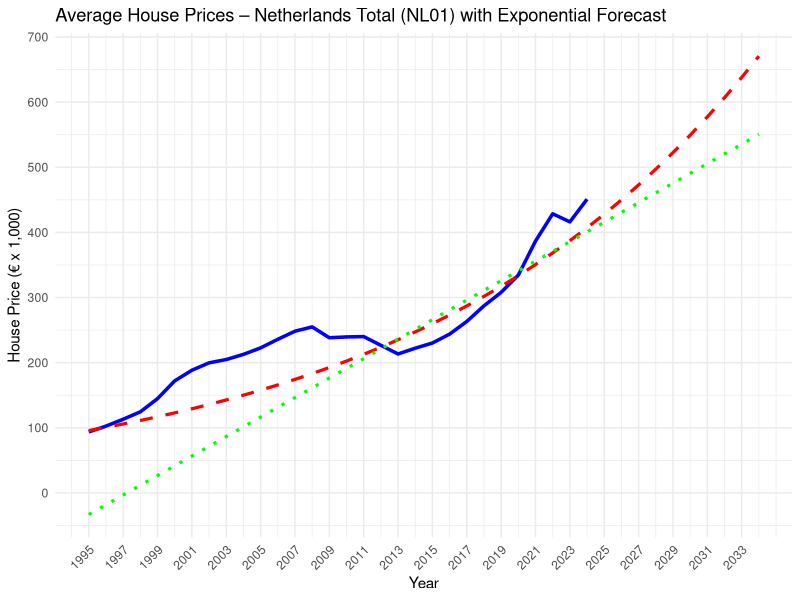
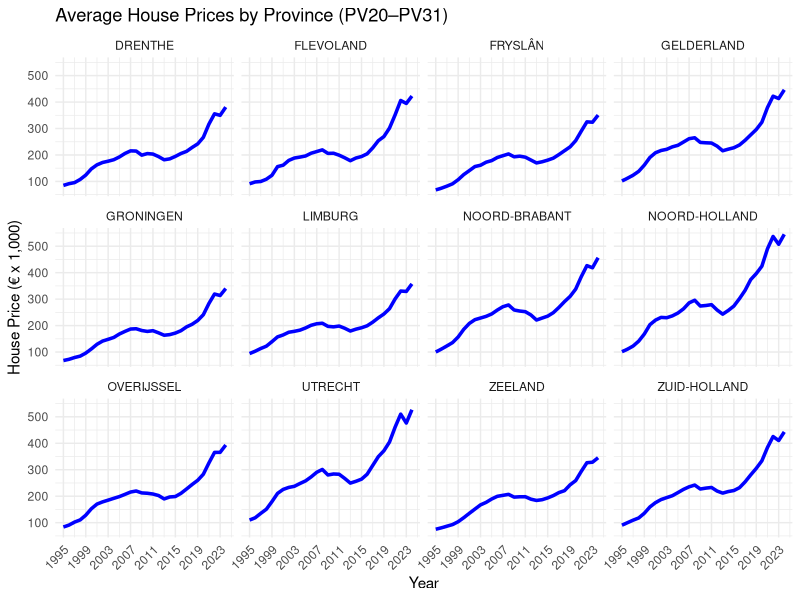
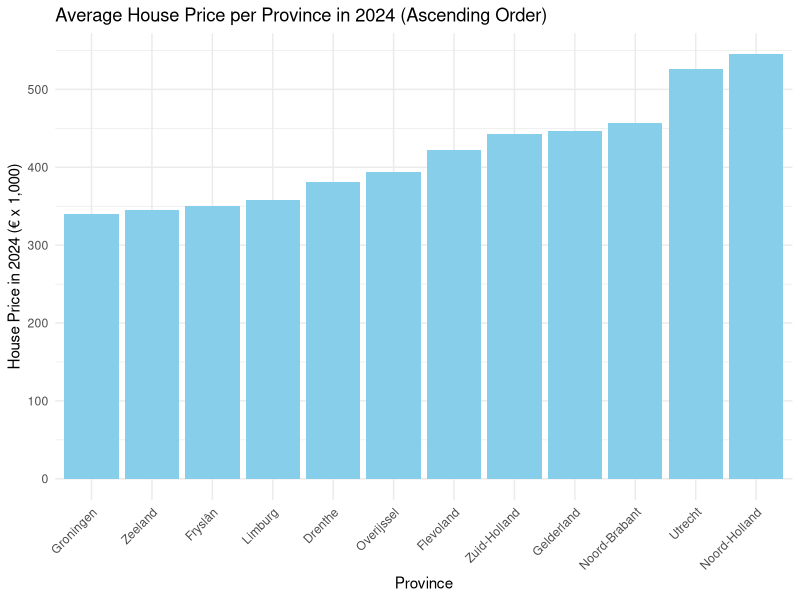
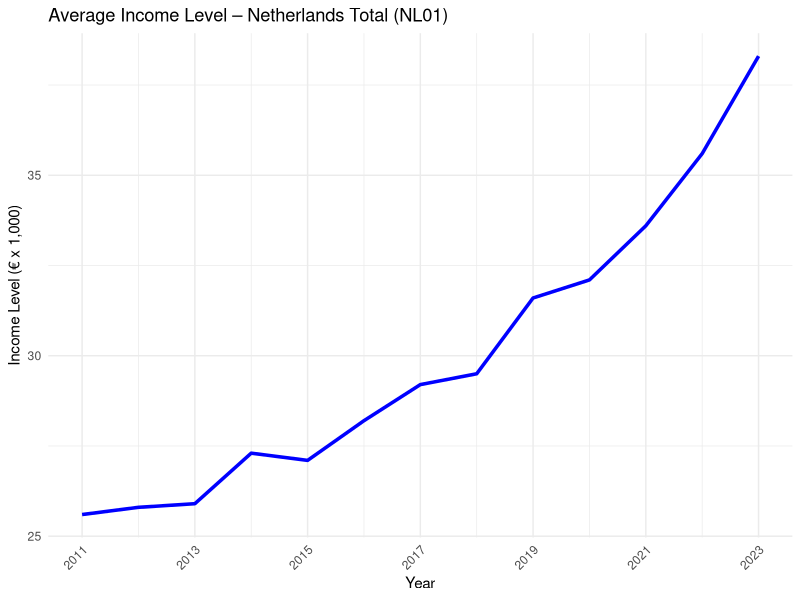
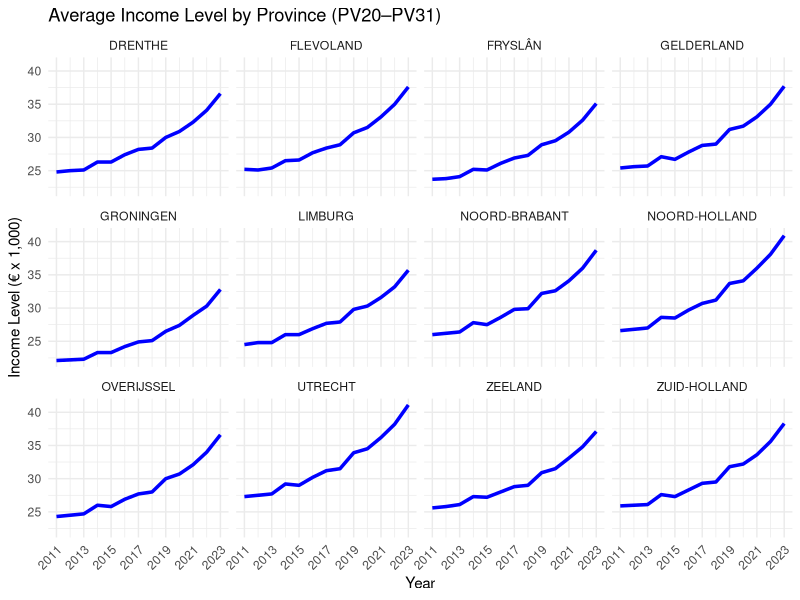
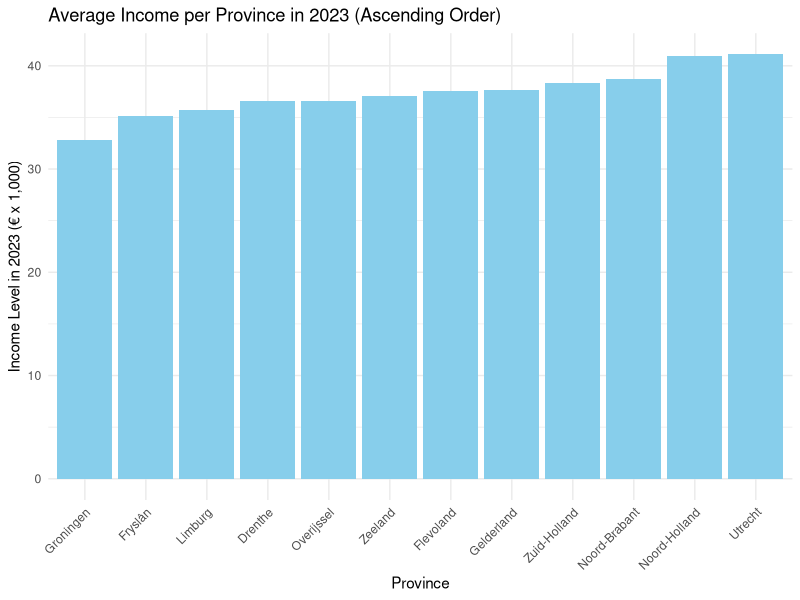
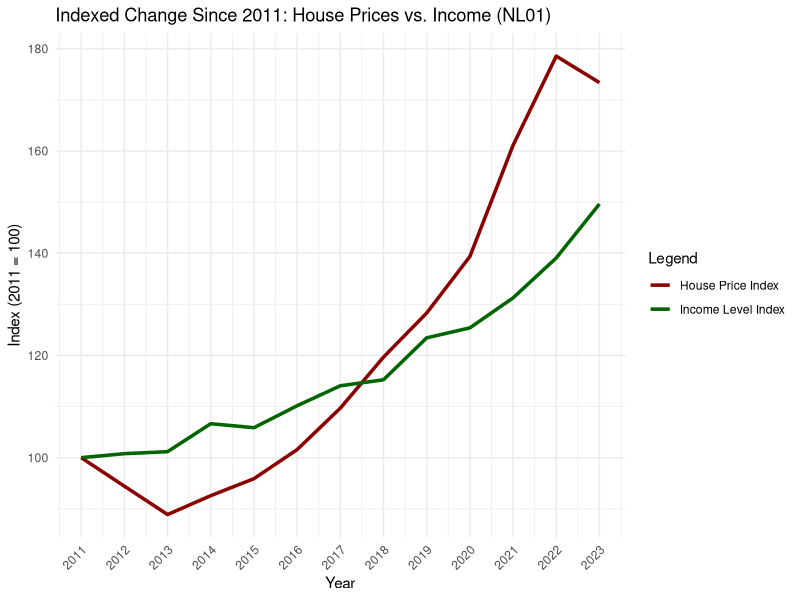
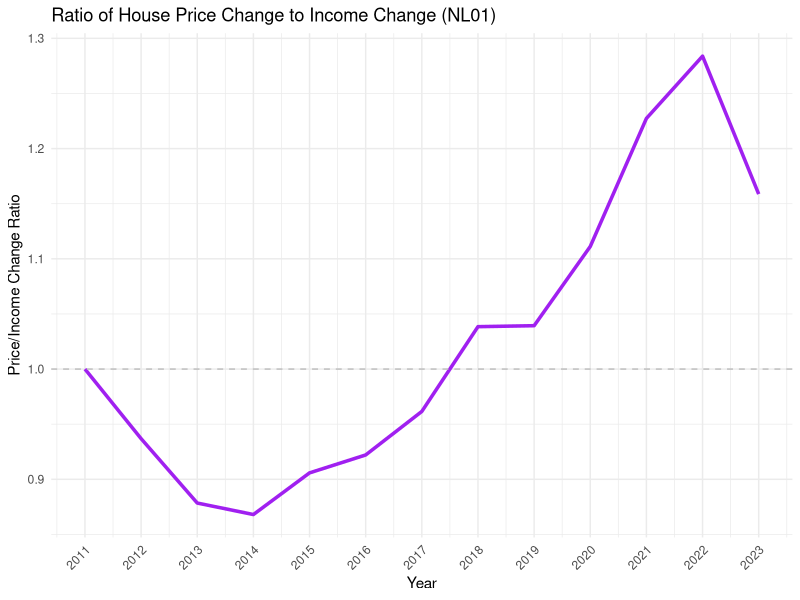

These charts were generated, in order, by the following R code:
library(tidyverse)
library(scales)
library(dplyr)
library(ggplot2)
library(stringr)
library(tidyr)
library(lmtest)
library(nlme)

# Load datasets
df1 <- read_delim("71488ned_UntypedDataSet_05062025_175816.csv", delim = ";", show_col_types = FALSE)
df2 <- read_delim("83625NED_UntypedDataSet_05062025_101716.csv", delim = ";", show_col_types = FALSE)
df3 <- read_delim("86004NED_UntypedDataSet_07062025_175918.csv", delim = ";", show_col_types = FALSE)

# Pre-merge cleaning: align keys only
df1 <- df1 %>%
  mutate(RegioS = str_trim(tolower(RegioS)), Perioden = str_trim(tolower(Perioden)))

df2 <- df2 %>%
  mutate(RegioS = str_trim(tolower(RegioS)), Perioden = str_trim(tolower(Perioden)))

df3 <- df3 %>%
  mutate(RegioS = str_trim(tolower(RegioS)), Perioden = str_trim(tolower(Perioden)))

# Merge all datasets
merged_df <- list(df1, df2, df3) %>%
  reduce(full_join, by = c("RegioS", "Perioden"))

# Drop not used columns
merged_df <- merged_df %>%
  select(-matches("^ID(\\.x|\\.y)?$"), -starts_with("GestandaardiseerdInkomen"), -starts_with("Partner"), -starts_with("Mediaan"), -GemiddeldBesteedbaarInkomen_5)

# Then define numeric_like_cols based on what's left
numeric_like_cols <- merged_df %>%
  select(where(is.character)) %>%
  summarise(across(everything(), ~mean(str_detect(., "^\\s*[0-9,.]+\\s*$"), na.rm = TRUE))) %>%
  pivot_longer(everything(), names_to = "col", values_to = "pct_numeric") %>%
  filter(pct_numeric > 0.8) %>%
  pull(col)

# Clean character columns by trimming and parse those that are mostly numeric
merged_df <- merged_df %>%
  mutate(across(where(is.character), ~str_trim(.))) %>%
  mutate(across(all_of(numeric_like_cols), ~ parse_number(.) %>% suppressWarnings()))

# Rename RegioS codes to province names
province_map <- c(
  "pv20" = "Groningen",
  "pv21" = "Fryslân",
  "pv22" = "Drenthe",
  "pv23" = "Overijssel",
  "pv24" = "Flevoland",
  "pv25" = "Gelderland",
  "pv26" = "Utrecht",
  "pv27" = "Noord-Holland",
  "pv28" = "Zuid-Holland",
  "pv29" = "Zeeland",
  "pv30" = "Noord-Brabant",
  "pv31" = "Limburg",
  "nl01" = "Nederland"
)

# Rename Leeftijd codes to leeftijdgroepen
age_map <- c(
  "70100" = "0-4",
  "70200" = "5-9",
  "70300" = "10-14",
  "70400" = "15-19",
  "70500" = "20-24",
  "70600" = "25-29",
  "70700" = "30-34",
  "70800" = "35-39",
  "70900" = "40-44",
  "71000" = "45-49",
  "71100" = "50-54",
  "71200" = "55-59",
  "71300" = "60-64",
  "71400" = "65-69",
  "71500" = "70-74",
  "71600" = "75-79",
  "71700" = "80-84",
  "71800" = "85-89",
  "71900" = "90-94",
  "22000" = "95+"
)

merged_df <- merged_df %>%
  mutate(RegioS = recode(RegioS, !!!province_map))

# Multiply income and household columns by 1,000
merged_df <- merged_df %>%
  mutate(
    ParticuliereHuishoudens_1 = ParticuliereHuishoudens_1 * 1000,
    GemiddeldGestandaardiseerdInkomen_3 = GemiddeldGestandaardiseerdInkomen_3 * 1000
  )

cat("\n---- MERGED_DF (Population, Housing Prices and Income) ----\n")
glimpse(merged_df)
print(head(merged_df, 10))

# =========================
# Plot 1: National level (NL01)
# =========================
# Prepare the data
p1 <- merged_df %>%
  filter(RegioS == "Nederland", str_detect(Perioden, "^\\d{4}jj00$")) %>%
  mutate(
    Jaar = as.integer(str_sub(Perioden, 1, 4)),
    PrijsK = GemiddeldeVerkoopprijs_1 / 1000
  ) %>%
  drop_na(PrijsK)

# Fit log-linear model: log(price) ~ year
model <- lm(log(PrijsK) ~ Jaar, data = p1)
model_linear <- lm(PrijsK ~ Jaar, data = p1)

# Create future data frame for prediction up to 2034
future_years <- data.frame(Jaar = 1995:2034)
future_years$PredictedLog <- predict(model, newdata = future_years)
future_years$PredictedPrijsK <- exp(future_years$PredictedLog)
future_years$LinearPredicted <- predict(model_linear, newdata = future_years)

# Plot actual and predicted
p1 <- ggplot(p1, aes(x = Jaar, y = PrijsK)) +
  geom_line(color = "blue", linewidth = 1.2) +
  geom_line(data = future_years, aes(x = Jaar, y = PredictedPrijsK),
            color = "red", linetype = "dashed", linewidth = 1.1) +
  geom_line(data = future_years, aes(x = Jaar, y = LinearPredicted),
            color = "green", linetype = "dotted", linewidth = 1.1) +
  scale_y_continuous(name = "House Price (€ x 1,000)", breaks = seq(0, 700, 100)) +
  scale_x_continuous(breaks = seq(1995, 2034, 2), limits = c(1995, 2034)) +
  labs(
    title = "Average House Prices – Netherlands Total (NL01) with Exponential Forecast",
    x = "Year"
  ) +
  theme_minimal() +
  theme(axis.text.x = element_text(angle = 45, hjust = 1))

print(dwtest(model))
print(bgtest(model, order = 3))

# Prediction for 2034 with 95% confidence interval
newdata_2034 <- data.frame(Jaar = 2034)
pred_2034 <- predict(model, newdata = newdata_2034, interval = "confidence", level = 0.95)

# Back-transform to original scale (from log to level)
pred_2034_exp <- exp(pred_2034)

# Print result
print(pred_2034_exp)
print(p1)
print(summary(model))
print(summary(model_linear))
# =========================
# Plot 2: Provinces PV20–PV31
# =========================
p2 <- merged_df %>%
  filter(RegioS %in% province_map[1:12], str_detect(Perioden, "^\\d{4}jj00$")) %>%
  mutate(Jaar = as.integer(str_sub(Perioden, 1, 4)), RegioS = toupper(RegioS)) %>%
  drop_na(GemiddeldeVerkoopprijs_1) %>%
  ggplot(aes(x = Jaar, y = GemiddeldeVerkoopprijs_1 / 1000)) +
  geom_line(color = "blue", linewidth = 1.2, na.rm = TRUE) +
  scale_y_continuous(name = "House Price (€ x 1,000)") +
  scale_x_continuous(breaks = seq(1995, 2024, 4)) +
  labs(
    title = "Average House Prices by Province (PV20–PV31)",
    x = "Year"
  ) +
  facet_wrap(~ RegioS) +
  theme_minimal() +
  theme(axis.text.x = element_text(angle = 45, hjust = 1))

print(p2)

# =========================
# Plot 3: Bar Chart – Housing Prices in 2024 by Province
# =========================
p3 <- merged_df %>%
  filter(RegioS %in% province_map[1:12], Perioden == "2024jj00") %>%
  drop_na(GemiddeldeVerkoopprijs_1) %>%
  distinct(RegioS, .keep_all = TRUE) %>%
  arrange(GemiddeldeVerkoopprijs_1) %>%
  mutate(RegioS = factor(RegioS, levels = RegioS)) %>%
  ggplot(aes(x = RegioS, y = GemiddeldeVerkoopprijs_1 / 1000)) +
  geom_bar(stat = "identity", fill = "skyblue") +
  scale_y_continuous(name = "House Price in 2024 (€ x 1,000)", breaks = seq(0, 600, 100)) +
  labs(
    title = "Average House Price per Province in 2024 (Ascending Order)",
    x = "Province"
  ) +
  theme_minimal() +
  theme(axis.text.x = element_text(angle = 45, hjust = 1))

print(p3)

# =========================
# Plot 4: Income National level (NL01)
# =========================
p4 <- merged_df %>%
  filter(RegioS == "Nederland", str_detect(Perioden, "^\\d{4}jj00$"), KenmerkenVanHuishoudens == 1050010) %>%
  mutate(Jaar = as.integer(str_sub(Perioden, 1, 4))) %>%
  drop_na(GemiddeldGestandaardiseerdInkomen_3) %>%
  ggplot(aes(x = Jaar, y = GemiddeldGestandaardiseerdInkomen_3 / 1000)) +
  geom_line(color = "blue", linewidth = 1.2, na.rm = TRUE) +
  scale_y_continuous(name = "Income Level (€ x 1,000)") +
  scale_x_continuous(breaks = seq(2011, 2023, 2)) +
  labs(
    title = "Average Income Level – Netherlands Total (NL01)",
    x = "Year"
  ) +
  theme_minimal() +
  theme(axis.text.x = element_text(angle = 45, hjust = 1))

print(p4)

# =========================
# Plot 5: Income Provinces PV20–PV31
# =========================
p5 <- merged_df %>%
  filter(RegioS %in% province_map[1:12], str_detect(Perioden, "^\\d{4}jj00$"), KenmerkenVanHuishoudens == 1050010) %>%
  mutate(Jaar = as.integer(str_sub(Perioden, 1, 4)), RegioS = toupper(RegioS)) %>%
  drop_na(GemiddeldGestandaardiseerdInkomen_3) %>%
  ggplot(aes(x = Jaar, y = GemiddeldGestandaardiseerdInkomen_3 / 1000)) +
  geom_line(color = "blue", linewidth = 1.2, na.rm = TRUE) +
  scale_y_continuous(name = "Income Level (€ x 1,000)") +
  scale_x_continuous(breaks = seq(2011, 2023, 2)) +
  labs(
    title = "Average Income Level by Province (PV20–PV31)",
    x = "Year"
  ) +
  facet_wrap(~ RegioS) +
  theme_minimal() +
  theme(axis.text.x = element_text(angle = 45, hjust = 1))

print(p5)

# =========================
# Plot 6: Bar Chart – Housing Prices in 2024 by Province
# =========================
p6 <- merged_df %>%
  filter(RegioS %in% province_map[1:12], Perioden == "2023jj00", KenmerkenVanHuishoudens == 1050010) %>%
  drop_na(GemiddeldGestandaardiseerdInkomen_3) %>%
  distinct(RegioS, .keep_all = TRUE) %>%
  arrange(GemiddeldGestandaardiseerdInkomen_3) %>%
  mutate(RegioS = factor(RegioS, levels = RegioS)) %>%
  ggplot(aes(x = RegioS, y = GemiddeldGestandaardiseerdInkomen_3 / 1000)) +
  geom_bar(stat = "identity", fill = "skyblue") +
  scale_y_continuous(name = "Income Level in 2023 (€ x 1,000)", breaks = seq(0, 50, 10)) +
  labs(
    title = "Average Income per Province in 2023 (Ascending Order)",
    x = "Province"
  ) +
  theme_minimal() +
  theme(axis.text.x = element_text(angle = 45, hjust = 1))

print(p6)

# =========================
# Plot 7: Indexed Change Since 2011 (2011 = 100)
# =========================
index_df <- merged_df %>%
  filter(RegioS == "Nederland", KenmerkenVanHuishoudens == 1050010, str_detect(Perioden, "^\\d{4}jj00$")) %>%
  mutate(Jaar = as.integer(str_sub(Perioden, 1, 4))) %>%
  arrange(Jaar) %>%
  filter(Jaar >= 2011) %>%
  mutate(
    HousePriceIndex = 100 * GemiddeldeVerkoopprijs_1 / GemiddeldeVerkoopprijs_1[Jaar == 2011],
    IncomeLevelIndex = 100 * GemiddeldGestandaardiseerdInkomen_3 / GemiddeldGestandaardiseerdInkomen_3[Jaar == 2011],
    RatioHousingPriceIncomeLevel = HousePriceIndex / IncomeLevelIndex
  )

p7 <- ggplot(index_df, aes(x = Jaar)) +
  geom_line(aes(y = HousePriceIndex, color = "House Price Index"), linewidth = 1.2) +
  geom_line(aes(y = IncomeLevelIndex, color = "Income Level Index"), linewidth = 1.2) +
  scale_color_manual(values = c("House Price Index" = "darkred", "Income Level Index" = "darkgreen")) +
  labs(
    title = "Indexed Change Since 2011: House Prices vs. Income (NL01)",
    x = "Year",
    y = "Index (2011 = 100)",
    color = "Legend"
  ) +
  scale_x_continuous(breaks = seq(2011, max(index_df$Jaar), 1)) +
  theme_minimal() +
  theme(axis.text.x = element_text(angle = 45, hjust = 1))

print(p7)

# =========================
# Plot 8: Ratio of House Price Change to Income Change
# =========================
p8 <- ggplot(index_df, aes(x = Jaar, y = RatioHousingPriceIncomeLevel)) +
  geom_line(color = "purple", linewidth = 1.2) +
  geom_hline(yintercept = 1, linetype = "dashed", color = "gray") +
  scale_y_continuous(name = "Price/Income Change Ratio") +
  scale_x_continuous(breaks = seq(2011, max(index_df$Jaar), 1)) +
  labs(
    title = "Ratio of House Price Change to Income Change (NL01)",
    x = "Year"
  ) +
  theme_minimal() +
  theme(axis.text.x = element_text(angle = 45, hjust = 1))

print(p8)

years_to_plot <- c("2024jj00", "2014jj00", "2004jj00")

p9 <- merged_df %>%
  filter(
    RegioS == "Nederland",
    Perioden %in% years_to_plot,
    Leeftijd %in% names(age_map),
    Geslacht == "T001038"
  ) %>%
  mutate(
    AgeGroup = age_map[as.character(Leeftijd)],
    Year = substr(Perioden, 1, 4),
    living_on_themselves = 100 * (Alleenstaand_4 + TotaalSamenwonendePersonen_5) / TotaalPersonenInHuishoudens_1
  ) %>%
  filter(!is.na(living_on_themselves), !is.na(AgeGroup)) %>%
  mutate(
    AgeGroup = factor(AgeGroup, levels = age_map),
    Year = factor(Year, levels = sort(unique(substr(years_to_plot, 1, 4))))
  ) %>%
  ggplot(aes(x = AgeGroup, y = living_on_themselves, color = Year, group = Year)) +
  geom_line(linewidth = 0.5, na.rm = TRUE) +
  scale_y_continuous(labels = scales::comma) +
  scale_x_discrete() +
  labs(
    title = "Percentage Living in their own House by Age Group (NL01, Selected Years)",
    x = "Age Group",
    y = "Living in their own house (%)",
    color = "Year"
  ) +
  theme_minimal() +
  theme(axis.text.x = element_text(angle = 45, hjust = 1))

print(p9)

# Define the codes and readable labels
kenmerken_codes <- c("1014800", "1014950", "1014900")
kenmerken_labels <- c(
  "Owned Home",
  "Rented Home (No Benefit)",
  "Rented Home (With Benefit)"
)

# Create named vector for mapping
kenmerken_map <- setNames(kenmerken_labels, kenmerken_codes)

# Plot 10: Income by Housing Type
p10 <- merged_df %>%
  filter(
    RegioS == "Nederland",
    KenmerkenVanHuishoudens %in% kenmerken_codes,
    Perioden >= "1999JJ00",  # or adjust as needed
    Geslacht == "T001038"     # total gender, or adjust if necessary
  ) %>%
  mutate(
    Year = as.integer(substr(Perioden, 1, 4)),
    HousingType = kenmerken_map[as.character(KenmerkenVanHuishoudens)]
  ) %>%
  group_by(Year, HousingType) %>%
  summarise(
    AverageIncome = mean(GemiddeldGestandaardiseerdInkomen_3, na.rm = TRUE),
    .groups = "drop"
  ) %>%
  ggplot(aes(x = Year, y = AverageIncome, color = HousingType, linetype = HousingType)) +
  geom_line(linewidth = 1.2, na.rm = TRUE) +
  geom_point(size = 2, na.rm = TRUE) +
  scale_y_continuous(labels = scales::comma_format(prefix = "€")) +
  scale_color_viridis_d(option = "D", begin = 0.2, end = 0.8) +
  labs(
    title = "Average Income by Housing Type in the Netherlands (1999–2024)",
    x = "Year",
    y = "Average Income (€)",
    color = "Housing Type",
    linetype = "Housing Type"
  ) +
  theme_minimal() +
  theme(axis.text.x = element_text(angle = 45, hjust = 1))

print(p10)

#kan nog OLS gooien op de time series voor extrepolatie
#zelfde voor inkomen OLS kan ook en dan zeggen gat gaat alleen maar groter worden tussen de twee
#OLS wss niet de beste aangezien de lijnen absoluut niet linear zijn dus wss ramsey reset niet doorkomen dus die ook checken, heteroskedacity, normality, exogeneity. niet aanpassen gewoon zeggen als de test dat aangeeft dat het niet zo is dus de estimate wss niet super accuraat is.
#wellicht gemeente ook nog inkomen en huizenprijzen voor doen
#einde alle code even mooi maken en efficient